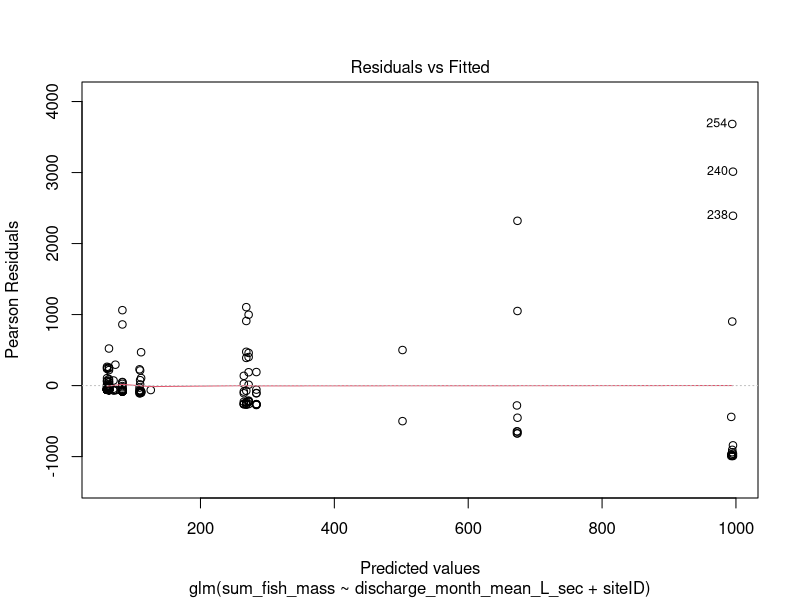
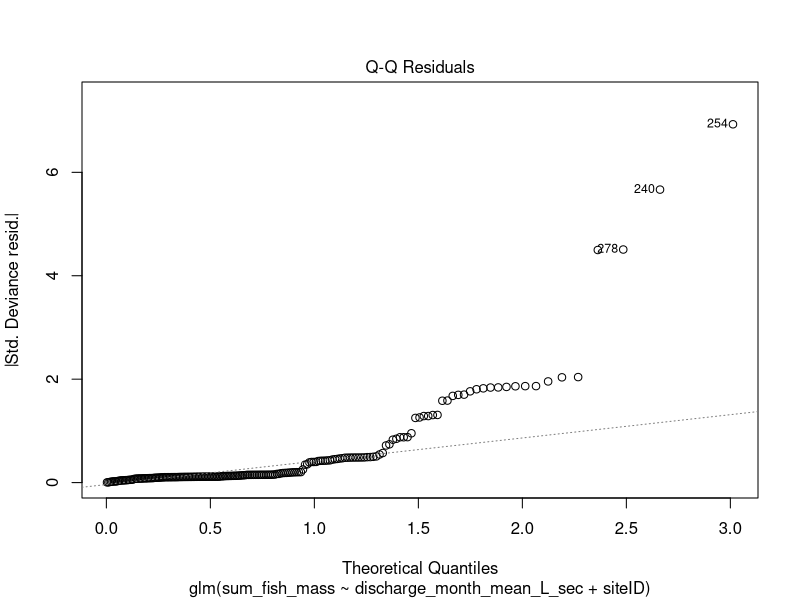
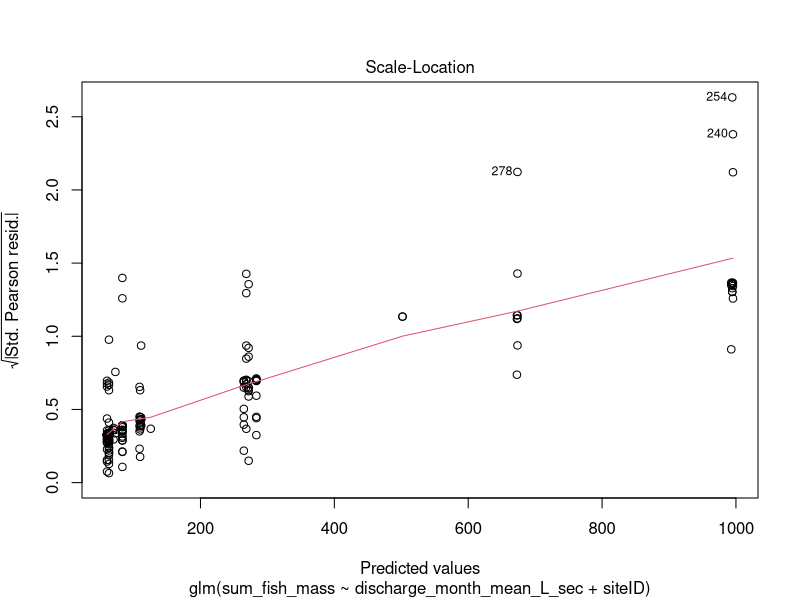
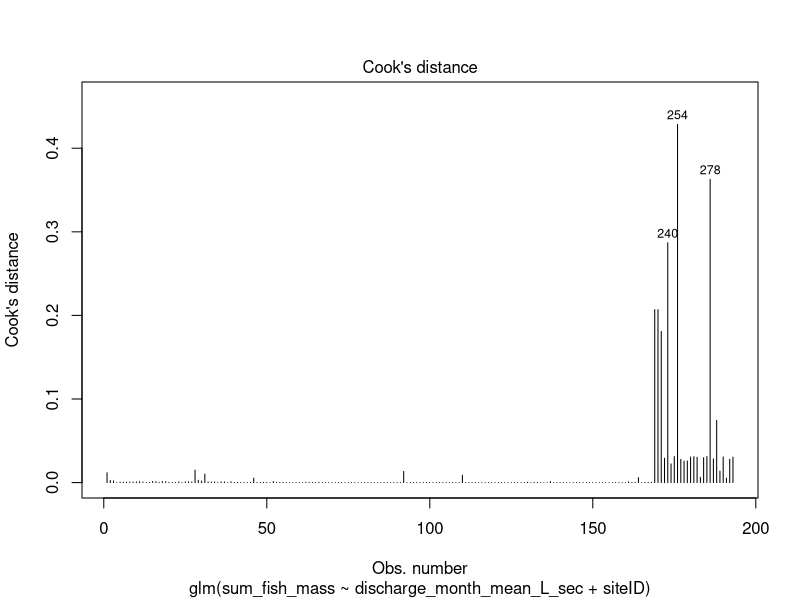
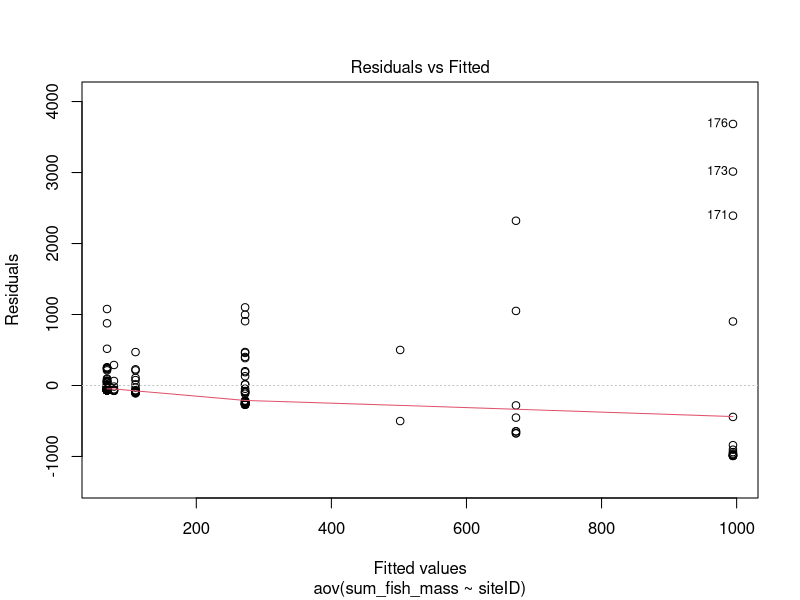
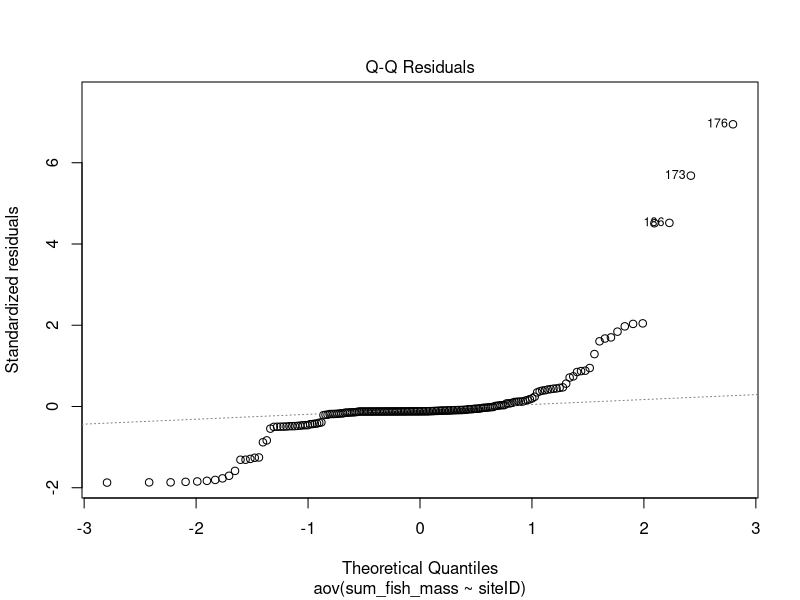
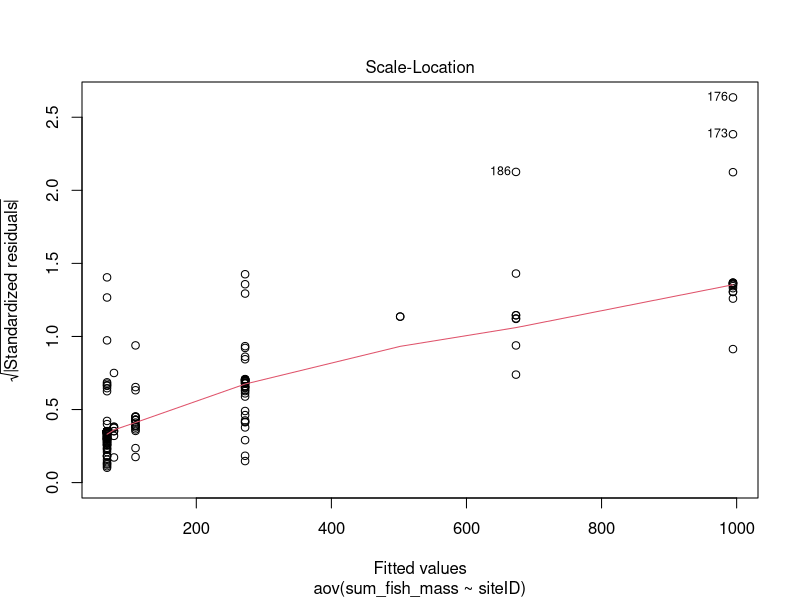
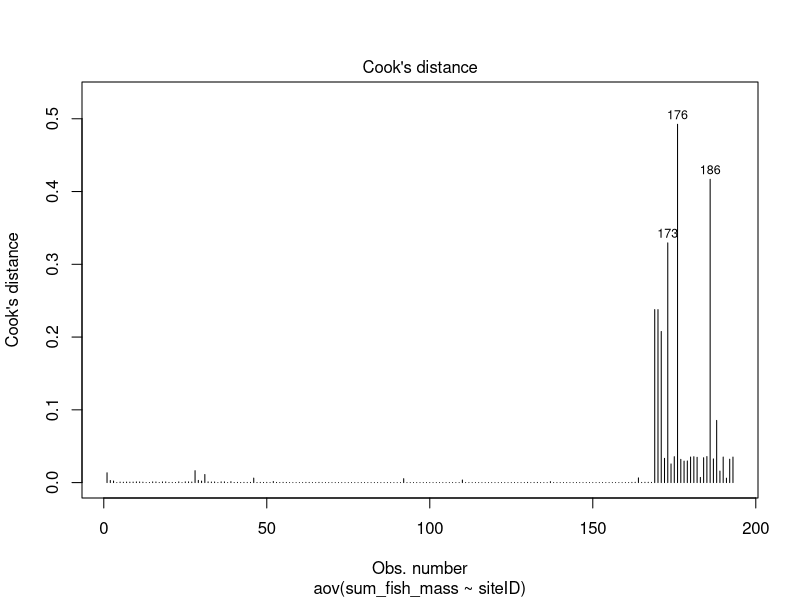

R code for these plots, in order:
## ---- chunk 1
knitr::opts_chunk$set(echo = TRUE)
## ---- chunk 2
library(tidyverse)
library(here)
library(car)
## ---- chunk 3
discharge_processed <- read_csv(here("data", "processed", "discharge_processed.csv"))
fish_processed <- read_csv(here("data", "processed", "fish_processed.csv"))
plant_processed <- read_csv(here("data", "processed", "plant_processed.csv"))
discharge_fish <- read_csv(here("data", "processed",
                                "discharge_fish_join_processed.csv"))
## ---- chunk 4
disfish_site_means <- discharge_fish %>% 
  group_by(siteID) %>% 
  drop_na(discharge_month_mean_L_sec, sum_fish_mass) %>% 
  mutate(dis_mean = mean(discharge_month_mean_L_sec, na.rm = T),
         dis_sd = sd(discharge_month_mean_L_sec),
         fish_g_mean = mean(sum_fish_mass, na.rm = T),
         fish_g_sd = sd(sum_fish_mass))
## ---- chunk 5
discharge_fish_na_rm <- discharge_fish %>% 
  drop_na(sum_fish_mass, discharge_month_mean_L_sec)
## ---- chunk 6
glm_fish_g_discharge <- glm(sum_fish_mass ~ discharge_month_mean_L_sec + siteID, data = discharge_fish)
summary(glm_fish_g_discharge)

#We need to ask how to do a Tukey on a glm because we cant see exactly what is significant...
## ---- chunk 7
plot(glm_fish_g_discharge, which = 1:3)
shapiro.test(glm_fish_g_discharge$residuals)

plot(glm_fish_g_discharge, which = 4)
## ---- chunk 8
discharge_fish_norm1 <- discharge_fish_na_rm[-c(115, 128, 149),]

glm_fish_g_discharge <- glm(sum_fish_mass ~ discharge_month_mean_L_sec, data = discharge_fish_norm1)
summary(glm_fish_g_discharge)
## ---- chunk 9
anova_fish_g_site <- aov(sum_fish_mass ~ siteID, 
                  data = discharge_fish_na_rm)
summary(anova_fish_g_site)
TukeyHSD(anova_fish_g_site)
#No significance
## ---- chunk 10
plot(anova_fish_g_site, which = 1:3)
leveneTest(anova_fish_g_site)

plot(anova_fish_g_site, which = 4)
## ---- chunk 11
discharge_fish_norm2 <- discharge_fish_na_rm[-c(48, 50, 57),]

anova_fish_g_site <- aov(sum_fish_mass ~ siteID, 
                  data = discharge_fish_norm2)
summary(anova_fish_g_site)
TukeyHSD(anova_fish_g_site)
## ---- chunk 12
anova_discharge_site <- aov(discharge_month_mean_L_sec ~ siteID, 
                  data = discharge_fish_na_rm)
summary(anova_discharge_site)
TukeyHSD(anova_discharge_site)

#Some significance, only between MAYF and BIGC, TECR, and WALK
## ---- chunk 13
plot(anova_discharge_site, which = 1:3)
leveneTest(anova_discharge_site)

plot(anova_discharge_site, which = 5)
## ---- chunk 14
discharge_fish_norm3 <- discharge_fish_na_rm[-37,]

anova_discharge_site <- aov(discharge_month_mean_L_sec ~ siteID, 
                  data = discharge_fish_norm3)
summary(anova_discharge_site)
TukeyHSD(anova_discharge_site)
## ---- chunk 15
discharge_fish_na_rm %>% 
  ggplot(aes(x = discharge_month_mean_L_sec, y = sum_fish_mass, color = siteID)) + 
  geom_point() + 
  stat_smooth(method = "lm") +
  scale_y_continuous("Fish Mass (g)") +
  scale_x_continuous("Discharge (L/sec/month)") +
  theme_bw()
## ---- chunk 16
ggplot(data = disfish_site_means,
       aes(x = siteID, 
           y = fish_g_mean, 
           colour = siteID)) +
  geom_bar(stat = "identity", 
           position = position_dodge2(preserve = "single")) +
  geom_errorbar(aes(ymin = fish_g_mean - fish_g_sd,
                    ymax = fish_g_mean + fish_g_sd),
                    position=position_dodge(.9),
                    width=.3, color = "black") +
  xlab("NEON Site") +
  ylab("Average Fish Mass per Month (g)") +
  theme_bw() 

ggplot(data = discharge_fish_na_rm,
       aes(x = siteID, 
           y = sum_fish_mass, 
           colour = siteID)) +
  geom_jitter(alpha = 0.8, width = 0.1, height = 0) +
  geom_boxplot(fill = NA, color = "black") +
  xlab("NEON site") +
  ylab("Sum of sampled monthly fish mass (g)") +
  theme_bw() + 
  theme(legend.position = "none")

## ---- chunk 17

# KF: I recommend updating this plot to use jitter + boxplot structure I added above

disfish_site_means %>% 
  ggplot(aes(x = siteID, y = dis_mean, colour = siteID)) +
  geom_bar(stat = "identity", 
           position = position_dodge2(preserve = "single")) +
  geom_errorbar(aes(ymin = dis_mean - dis_sd,
                    ymax = dis_mean + dis_sd),
                    position=position_dodge(.9),
                    width=.3, color = "black") +
  xlab("NEON Site") +
  ylab("Average Discharge per Month (L/sec)") +
  theme_bw() 
